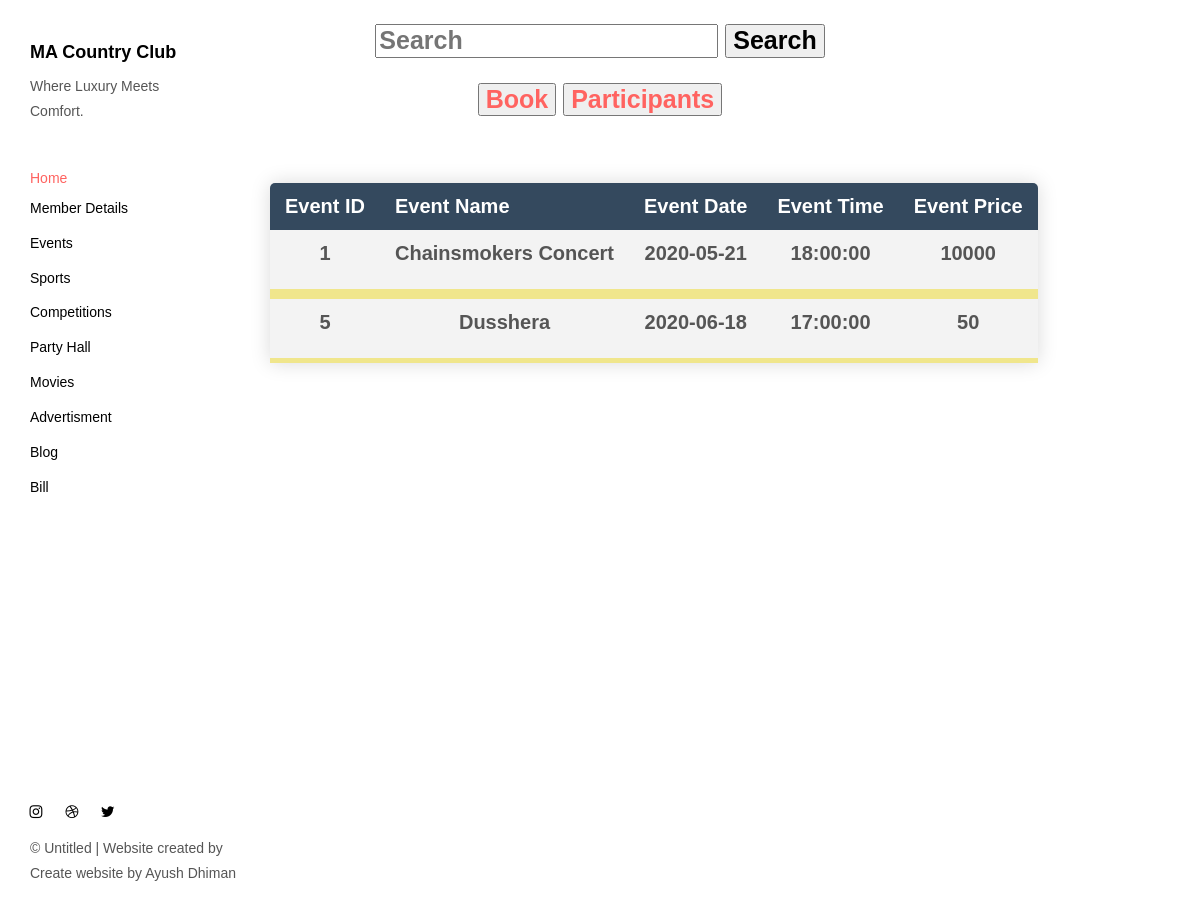
The page /AppBody/AppBody/events.php on the database its author committed.
### tables this page shows
CREATE TABLE `eventss` (
  `eventsID` int(50) NOT NULL,
  `eventname` varchar(50) NOT NULL,
  `costofeachticket` int(50) NOT NULL,
  `eventdate` date NOT NULL,
  `eventtime` time NOT NULL
);

### AppBody/AppBody/events.php (the view, shortened to what this page needs)
<head>
<link href="./main.82cfd66e.css" rel="stylesheet"></head>
<body background="../../ResourcesNEW/eventsback.jpg" style=" background-position: center;
  background-repeat: no-repeat;
  background-size: cover;">
<h1 style="text-align:center; font-size:25px;font-family: Calibri, Helvetica, sans-serif;" >
<form action="searchevents.php" method="POST">
    <input type="text" name="search" placeholder="Search">
	<button type="submit" name="submit-search" size="100%">Search</button>
</form>
</h1>
<h1 style="text-align:center; font-size:25px;font-family: Calibri, Helvetica, sans-serif;">
<a href="bookevent.php" style =" margin-top:1px; text-align:right; font-size:25px;font-family: Calibri, Helvetica, sans-serif;">
  <button type="submit" name="submit-add" size="100%">Book</button>
  </a>
<a href="participantsevent.php" style =" margin-top:1px; text-align:right; font-size:25px;font-family: Calibri, Helvetica, sans-serif;">
  <button type="submit" name="submit-add" size="100%">Participants</button>
  </a>
</h1>
<body>
<header class="">
  <nav class="sidebar">
    <div class="navbar-collapse" id="navbar-collapse">
      <div class="site-header hidden-xs">
          <a class="site-brand" href="./index.html" title="">
            MA Country Club
          </a>
        <p>Where Luxury Meets Comfort.</p>
      </div>
      <ul class="nav">
      <a href="../admin.php" title="">Home</a></li>
        <li><a href="./memberdetails.php" title="">Member Details</a></li>
        <li><a href="./events.php" title="">Events</a></li>
        <li><a href="./sports.php" title="">Sports</a></li>
        <li><a href="./competitions.php" title="">Competitions</a></li>
        <li><a href="./partyhall.php" title="">Party Hall</a></li>
        <li><a href="./movies.php" title="">Movies</a></li>
        <li><a href="./advertisment.php" title="">Advertisment</a></li>
        <li><a href="./blog.php" title="">Blog</a></li>
        <li><a href="./monthbill.php" title="">Bill</a></li>
      </ul>
      <nav class="nav-footer">
        <p class="nav-footer-social-buttons">
          <a class="fa-icon" href="https://www.instagram.com/ayush.dhiman_" title="">
            <i class="fa fa-instagram"></i>
          </a>
          <a class="fa-icon" href="https://dribbble.com/" title="">
            <i class="fa fa-dribbble"></i>
          </a>
          <a class="fa-icon" href="https://twitter.com/" title="">
            <i class="fa fa-twitter"></i>
          </a>
        </p>
        <p>© Untitled | Website created by Create website by Ayush Dhiman</a>
      </nav>
    </div>
  </nav>
</header>
<main class="" id="main-collapse">
<?php
$server="localhost";
$username="root";
$password="";
$dbname="login";
$conn =mysqli_connect($server,$username,$password,$dbname);
?>
<div class="article-container">
    <?php
	   $sql="SELECT * FROM eventss";
     $result=mysqli_query($conn,$sql);
     echo "
     <table style='text-align:center;border-collapse: collapse;margin: 25px 0; font-size: 20px;min-width: 400px;border-radius: 5px 5px 0 0;overflow: hidden;box-shadow: 0 0 20px rgba(0, 0, 0, 0.15);'>
     <tr style='background-color:#34495E;color: white;text-align: left;font-weight: bold;padding: 12px 15px;'>
                <th style= 'padding: 12px 15px;'>Event ID</th>
                <th style= 'padding: 12px 15px;'>Event Name</th>
                <th style='padding: 12px 15px;'>Event Date</th>
                <th style='padding: 12px 15px;'>Event Time</th>
                <th style='padding: 12px 15px;'>Event Price</th>
                </tr>";
	   while($row = mysqli_fetch_assoc($result)){
		echo "<div>
                <tr  style='font-size: 20px;background-color: #f3f3f3; border-bottom: 10px solid khaki;font-weight: bold;'>
                <td style='padding: 12px 15px;'><p>".$row['eventsID']."</p></td>
                <td style='padding: 12px 15px;'><p>".$row['eventname']."</p></td>
                <td style='padding: 12px 15px;'><p>".$row['eventdate']."</p></td>
                <td style='padding: 12px 15px;'><p>".$row['eventtime']."</p></td>
                <td style='padding: 12px 15px;'><p>".$row['costofeachticket']."</p></td>
                 </tr>
	          </div>";
      }
	  ?>
</div>
</body>
</html>

### rows shown on the page
eventss: eventsID "1", eventname "Chainsmokers Concert", eventdate "2020-05-21", eventtime "18:00:00", costofeachticket "10000"
eventss: eventsID "5", eventname "Dusshera", eventdate "2020-06-18", eventtime "17:00:00", costofeachticket "50"
